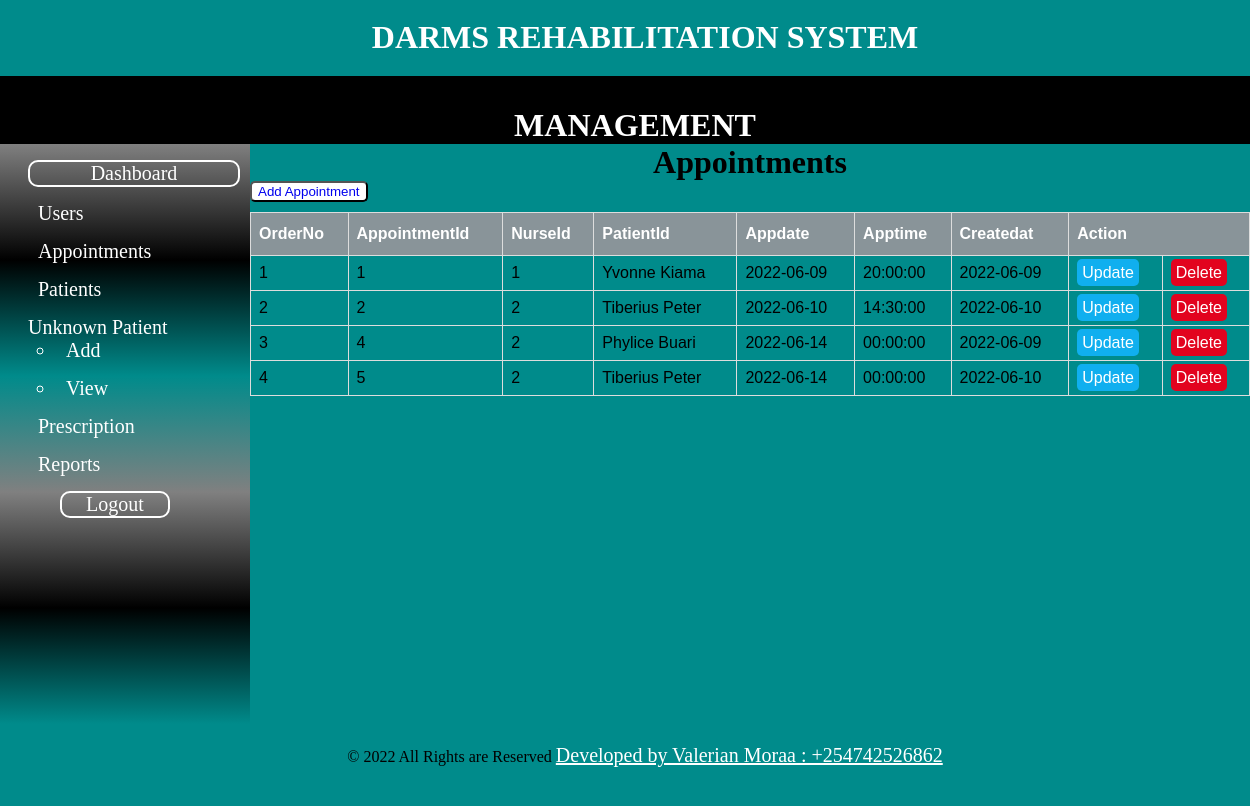
The page /admin/appointments.php on the database its author committed.
### tables this page shows
CREATE TABLE `appointment` (
  `appointment_id` int(10) NOT NULL,
  `doctorid` int(10) NOT NULL,
  `patientid` int(10) NOT NULL,
  `appointment_date` date NOT NULL,
  `appointment_time` time NOT NULL,
  `createdat` date DEFAULT NULL
);

CREATE TABLE `patient` (
  `patient_id` int(10) NOT NULL,
  `patient_name` varchar(100) NOT NULL,
  `patient_email` varchar(100) DEFAULT NULL,
  `patient_mobile` varchar(100) DEFAULT NULL,
  `patient_gender` varchar(50) NOT NULL,
  `Date_of_birth` date NOT NULL,
  `guardian` varchar(100) DEFAULT NULL,
  `patient_address` varchar(100) DEFAULT NULL,
  `createdat` date DEFAULT NULL
);

### admin/appointments.php (the view, shortened to what this page needs)
<?php include "includes/header.php"; ?>
<?php include "includes/navigation.php"; ?>
<?php include "includes/sidebar.php"; ?>
<div class="article">
    <h1 id="titleoftable">Appointments</h1>
    <button><a href="../receptionist/appointment.php">Add Appointment</a></button>
    <table id="appointments">
        <thead>
            <th>OrderNo</th>
            <th>AppointmentId</th>
            <th>NurseId</th>
            <th>PatientId</th>
            <th>Appdate</th>
            <th>Apptime</th>
            <th>Createdat</th>
            <th colspan="2">Action</th>
        </thead>
        <tbody>
            <?php
            $db = mysqli_connect('localhost', 'Valerian', '#Valeriephyl254', 'darms');
            $query = "SELECT * FROM appointment JOIN patient ON appointment.patientid=patient.patient_id";
            $select_all_appointments = mysqli_query($db, $query);
            $i = 0;
            while ($row = mysqli_fetch_assoc($select_all_appointments)) {
                $appointment_id = $row['appointment_id'];
                $doctorid = $row['doctorid'];
                $patient_id = $row['patient_name'];
                $appointment_date = $row['appointment_date'];
                $appointment_time = $row['appointment_time'];
                $createdat = $row['createdat'];
                $i++;
                echo "<tr>";
                echo "<td>{$i}</td>";
                echo "<td>{$appointment_id}</td>";
                echo "<td>{$doctorid}</td>";
                echo "<td>{$patient_id}</td>";
                echo "<td>{$appointment_date}</td>";
                echo "<td>{$appointment_time}</td>";
                echo "<td>{$createdat}</td>";
                echo "<td><a class='edit' href='../receptionist/appointment.php?edit={$appointment_id}'>Update</a></td>";
                echo "<td><a class='delete' href='appointments.php?delete={$appointment_id}'>Delete</a></td>";
                echo "</tr>";
            }
            ?>
        </tbody>
    </table>
</div>
<?php include "includes/footer.php"; ?>

### admin/includes/header.php (style rules this page uses)
body { border: 0; margin: 0; overflow-x: hidden; background: darkcyan; }
h1 { text-align: center; }
.article { width: 80%; float: left; height: 580px; }

### admin/appointments.php (style rules this page uses)
#titleoftable { text-align: center; margin: auto; }
#appointments { font-family: Arial, Helvetica, sans-serif; border-collapse: collapse; width: 100%; }
#appointments td, #appointments th { border: 1px solid #ddd; padding: 8px; }
#appointments th { padding-top: 12px; padding-bottom: 12px; text-align: left; background-color: #899499; color: white; }
.edit { background: #10AFEF; color: #fff; padding: 5px; text-decoration: none; border-radius: 5px; }
.delete { background: #E2031E; color: #fff; width: 50px; padding: 5px; text-decoration: none; border-radius: 5px; }
button { background-color: #fff; margin-bottom: 10px; border-radius: 5px; }
button a { text-decoration: none; }

### rows shown on the page
appointment: appointment_id "1", doctorid "1", patientid.patient_name "Yvonne Kiama", appointment_date "2022-06-09", appointment_time "20:00:00", patientid.createdat "2022-06-09"
appointment: appointment_id "2", doctorid "2", patientid.patient_name "Tiberius Peter", appointment_date "2022-06-10", appointment_time "14:30:00", patientid.createdat "2022-06-10"
appointment: appointment_id "4", doctorid "2", patientid.patient_name "Phylice Buari", appointment_date "2022-06-14", appointment_time "00:00:00", patientid.createdat "2022-06-09"
appointment: appointment_id "5", doctorid "2", patientid.patient_name "Tiberius Peter", appointment_date "2022-06-14", appointment_time "00:00:00", patientid.createdat "2022-06-10"
